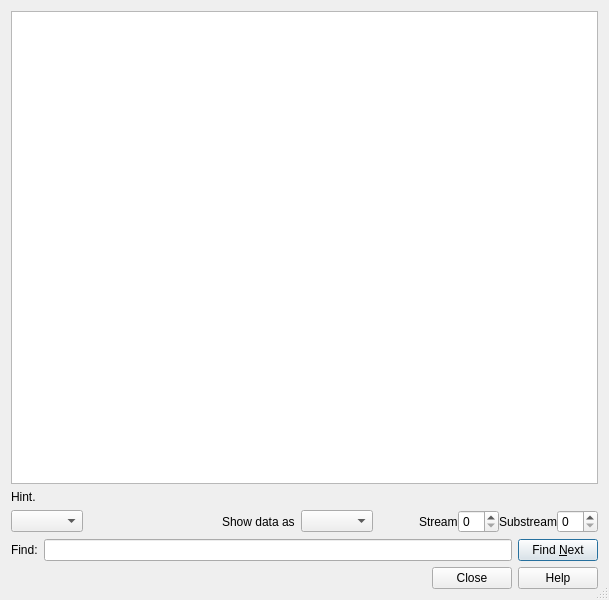
<?xml version="1.0" encoding="UTF-8"?>
<ui version="4.0">
 <class>FollowStreamDialog</class>
 <widget class="QDialog" name="FollowStreamDialog">
  <property name="geometry">
   <rect>
    <x>0</x>
    <y>0</y>
    <width>609</width>
    <height>600</height>
   </rect>
  </property>
  <property name="sizePolicy">
   <sizepolicy hsizetype="Preferred" vsizetype="Preferred">
    <horstretch>0</horstretch>
    <verstretch>0</verstretch>
   </sizepolicy>
  </property>
  <property name="windowTitle">
   <string>Follow Stream</string>
  </property>
  <property name="sizeGripEnabled">
   <bool>true</bool>
  </property>
  <layout class="QVBoxLayout" name="verticalLayout">
   <item>
    <widget class="FollowStreamText" name="teStreamContent">
     <property name="readOnly">
      <bool>true</bool>
     </property>
    </widget>
   </item>
   <item>
    <widget class="QLabel" name="hintLabel">
     <property name="text">
      <string>Hint.</string>
     </property>
     <property name="wordWrap">
      <bool>true</bool>
     </property>
    </widget>
   </item>
   <item>
    <layout class="QHBoxLayout" name="layoutSettings" stretch="0,0,0,0,0">
     <item>
      <widget class="QComboBox" name="cbDirections">
       <property name="sizeAdjustPolicy">
        <enum>QComboBox::AdjustToContents</enum>
       </property>
      </widget>
     </item>
     <item>
      <spacer name="horizontalSpacer">
       <property name="orientation">
        <enum>Qt::Horizontal</enum>
       </property>
       <property name="sizeHint" stdset="0">
        <size>
         <width>40</width>
         <height>20</height>
        </size>
       </property>
      </spacer>
     </item>
     <item>
      <widget class="QLabel" name="label">
       <property name="text">
        <string>Show data as</string>
       </property>
      </widget>
     </item>
     <item>
      <widget class="QComboBox" name="cbCharset">
       <property name="currentIndex">
        <number>-1</number>
       </property>
      </widget>
     </item>
     <item>
      <widget class="QWidget" name="streamSettings" native="true">
       <layout class="QHBoxLayout" name="layoutStreamSettings">
        <property name="spacing">
         <number>0</number>
        </property>
        <property name="leftMargin">
         <number>0</number>
        </property>
        <property name="topMargin">
         <number>0</number>
        </property>
        <property name="rightMargin">
         <number>0</number>
        </property>
        <property name="bottomMargin">
         <number>0</number>
        </property>
        <item>
         <spacer name="streamNumberSpacer">
          <property name="orientation">
           <enum>Qt::Horizontal</enum>
          </property>
          <property name="sizeHint" stdset="0">
           <size>
            <width>40</width>
            <height>20</height>
           </size>
          </property>
         </spacer>
        </item>
        <item>
         <widget class="QLabel" name="streamNumberLabel">
          <property name="text">
           <string>Stream</string>
          </property>
         </widget>
        </item>
        <item>
         <widget class="QSpinBox" name="streamNumberSpinBox"/>
        </item>
        <item>
         <widget class="QLabel" name="subStreamNumberLabel">
          <property name="text">
           <string>Substream</string>
          </property>
         </widget>
        </item>
        <item>
         <widget class="QSpinBox" name="subStreamNumberSpinBox"/>
        </item>
       </layout>
      </widget>
     </item>
    </layout>
   </item>
   <item>
    <layout class="QHBoxLayout" name="layoutFind" stretch="0,1,0">
     <item>
      <widget class="QLabel" name="lFind">
       <property name="text">
        <string>Find:</string>
       </property>
      </widget>
     </item>
     <item>
      <widget class="FindLineEdit" name="leFind"/>
     </item>
     <item>
      <widget class="QPushButton" name="bFind">
       <property name="text">
        <string>Find &amp;Next</string>
       </property>
      </widget>
     </item>
    </layout>
   </item>
   <item>
    <widget class="QDialogButtonBox" name="buttonBox">
     <property name="standardButtons">
      <set>QDialogButtonBox::Close|QDialogButtonBox::Help</set>
     </property>
    </widget>
   </item>
  </layout>
 </widget>
 <customwidgets>
  <customwidget>
   <class>FollowStreamText</class>
   <extends>QTextEdit</extends>
   <header>widgets/follow_stream_text.h</header>
  </customwidget>
  <customwidget>
   <class>FindLineEdit</class>
   <extends>QLineEdit</extends>
   <header>widgets/find_line_edit.h</header>
  </customwidget>
 </customwidgets>
 <resources/>
 <connections/>
</ui>
